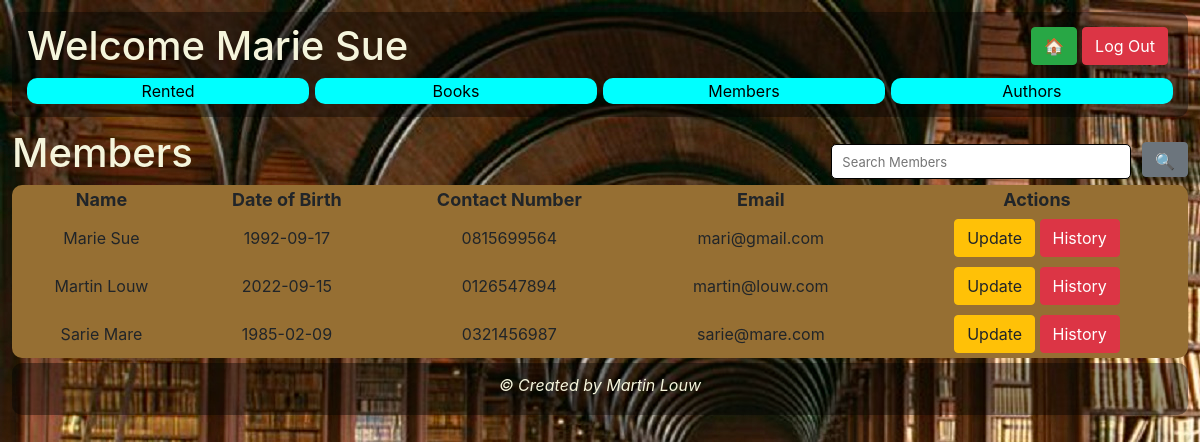
/librarian/librarianMembersSearch.php (signed in), run on the app's committed database.
### tables this page shows
CREATE TABLE `members` (
  `member_id` int(11) NOT NULL,
  `member_name` varchar(255) NOT NULL,
  `member_surname` varchar(255) NOT NULL,
  `member_date_of_birth` date NOT NULL,
  `member_email` varchar(255) NOT NULL,
  `member_password` varchar(255) NOT NULL,
  `member_contact_number` char(10) NOT NULL,
  `role_id` int(11) NOT NULL
);

### librarian/librarianMembersSearch.php (the view)
<?php include '../librarian/librarianHeader.php'; ?>
	<h1>Members
		<form method="post" class="frmMembers">
			<input type='text' id="memberSearch" name="memberSearch" placeholder="Search Members" class="memberSearch">
			<button id="btnMemberSearch" name="btnMemberSearch" class="btn btn-secondary btnMemberSearch">&#128269</button>
		</form>
	</h1>
	<form method="post">
		<table class="memberTable">
			<thead class="memberTableHead">
				<th>Name</th>
				<th>Date of Birth</th>
				<th>Contact Number</th>
				<th>Email</th>
				<th>Actions</th>
			</thead>
			<tbody>
				<?php
                    $librarianSearch = $_SESSION['librarianSearch'];
					$sql = "SELECT * FROM members
                            WHERE member_name LIKE '%$librarianSearch%' OR member_surname LIKE '%$librarianSearch%' AND NOT role_id = 2
							ORDER BY member_name ASC";
					$result = $conn->query($sql);
					if ($result) {
						if ($result->num_rows > 0) {
							while ($row = $result->fetch_assoc()) { ?>
								<tr class="memberTableRow">
									<td><?= $row['member_name'] . " " . $row['member_surname'] ?></td>
									<td><?= $row['member_date_of_birth'] ?> </td>
									<td><?= $row['member_contact_number'] ?> </td>
									<td><?= $row['member_email'] ?> </td>
									<td>
										<button id="btnUpdateMember" name="btnUpdateMember" value="<?= $row['member_id'] ?>" class="btn btn-warning">Update</button>
										<button id="btnMemberHistory" name="btnMemberHistory" value="<?= $row['member_id'] ?>" class="btn btn-danger">History</button>
									</td>
								</tr>
					<?php	}	?>
			</tbody>
		</table>
	</form>
	<?php
				}
                else {
                    echo "  <script>
                                alert('No Members Found.  Please Try Again.');
                                window.location.href = './librarianMembers.php';
                            </script>";
                }
			}
			else {
				echo "Error selecting table " . $conn->error;
			}
	?>
<?php include '../librarian/librarianFooter.php'; ?>

### librarian/librarianHeader.php (shortened to what this page needs)
<!DOCTYPE html>
<html>
	<head>
		<?php require('../php/funcLibrarian.php'); ?>
		<link rel='stylesheet' type='text/css' href='../css/librarian.css'>
		<link rel="stylesheet" href="https://stackpath.bootstrapcdn.com/bootstrap/4.5.0/css/bootstrap.min.css">
	</head>
	<body>
		<header class="container-fluid">
			<form method="post">
				<?php
					$memberID = $_SESSION['loggedInMemberID'];
					$sql = "SELECT * FROM members
							WHERE member_id = $memberID";
					$result = $conn->query($sql);
					if ($result) {
						if ($result->num_rows > 0) {
							while ($row = $result->fetch_assoc()) { ?>
								<h1>Welcome <?= $row['member_name'] . " " . $row['member_surname'] ?>
				<?php
							}
						}
					}
					else {
						echo "Error selecting table " . $conn->error;
					}
				?>
					<button id="btnLogOut" name="btnLogOut" class="btn btn-danger btnLogOut">Log Out</button>
					<button id="btnHome" name="btnHome" class="btn btn-success btnHome">&#127968;</button>
				</h1>
				<section class="buttonGrid">
					<div class="gridButton"><button id="btnDisplayRented" name="btnDisplayRented" class="btnNavigate">Rented</button></div>
					<div class="gridButton"><button id="btnDisplayBooks" name="btnDisplayBooks" class="btnNavigate">Books</button></div>
					<div class="gridButton"><button id="btnDisplayMembers" name="btnDisplayMembers" class="btnNavigate">Members</button></div>
					<div class="gridButton"><button id="btnDisplayAuthors" name="btnDisplayAuthors" class="btnNavigate">Authors</button></div>
				</section>
			</form>
		</header>
		<main>

### css/librarian.css (style rules this page uses)
body { background-image: url(../media/librarian-as-career.jpg); background-repeat: no-repeat; padding: 1%; }
.container-fluid { background-color: rgba(0,0,0,.4); padding: 10px; border: solid; border-width: 0px; border-radius: 10px; margin-bottom: 1%; }
h1 { color: beige; }
.btnLogOut, .btnHome { float: right; margin-right: 5px; margin-top: 5px; }
.buttonGrid { display: grid; grid-template-areas: "gridButton gridButton gridButton gridButton"; grid-template-columns: repeat(4, 1fr); gap: 0.5%; grid-auto-rows: auto; grid-template-rows: auto; }
.gridButton { border: solid; border-width: 0px; border-radius: 10px; margin-bottom: 1%; text-align: center; }
.btnNavigate { background-color: aqua; width: 100%; border: solid; border-width: 0px; border-radius: 10px; }
.frmRented, .frmAuthors, .frmBooks, .frmMembers { float: right; }
.rentedTable, .authorTable, .bookTable, .memberTable { width: 100%; background-color: #966f33; border: solid; border-width: 0px; border-radius: 10px; }
.rentedTableHead, .authorTableHead, .bookTableHead, .memberTableHead { text-align: center; padding: 5px; font-size: large; }
.rentedTableRow, .authorTableRow ,.bookTableRow, .memberTableRow { text-align: center; }
td { padding: 5px; }
.btnBookSearch, .btnRentedSearch, .btnMemberSearch, .btnAuthorSearch { height: 35px; font-size: small; margin-top: 7px; }
@media only screen and (min-width: 600px) { .rentedSearch, .authorSearch, .searchInput, .memberSearch { height: 35px; font-size: small; border: solid; border-radius: 5px; border-width: 1px; width: 200px; padding-left: 10px; } }
@media only screen and (min-width: 772px) { .rentedSearch, .authorSearch, .searchInput, .memberSearch { height: 35px; font-size: small; border: solid; border-radius: 5px; border-width: 1px; width: 250px; padding-left: 10px; } }
@media only screen and (min-width: 992px) { .rentedSearch, .authorSearch, .searchInput, .memberSearch { height: 35px; font-size: small; border: solid; border-radius: 5px; border-width: 1px; width: 300px; padding-left: 10px; } }
@media only screen and (min-width: 1200px) { .rentedSearch, .authorSearch, .searchInput, .memberSearch { height: 35px; font-size: small; border: solid; border-radius: 5px; border-width: 1px; width: 300px; padding-left: 10px; } }

### data on the page
members: member_name "Marie", member_surname "Sue", member_date_of_birth "1992-09-17", member_contact_number "0815699564", member_email "mari@gmail.com", $row['member_id'] 1 (drawn)
members: member_name "Martin", member_surname "Louw", member_date_of_birth "2022-09-15", member_contact_number "0126547894", member_email "martin@louw.com", $row['member_id'] 3 (drawn)
members: member_name "Sarie", member_surname "Mare", member_date_of_birth "1985-02-09", member_contact_number "0321456987", member_email "sarie@mare.com", $row['member_id'] 4 (drawn)
